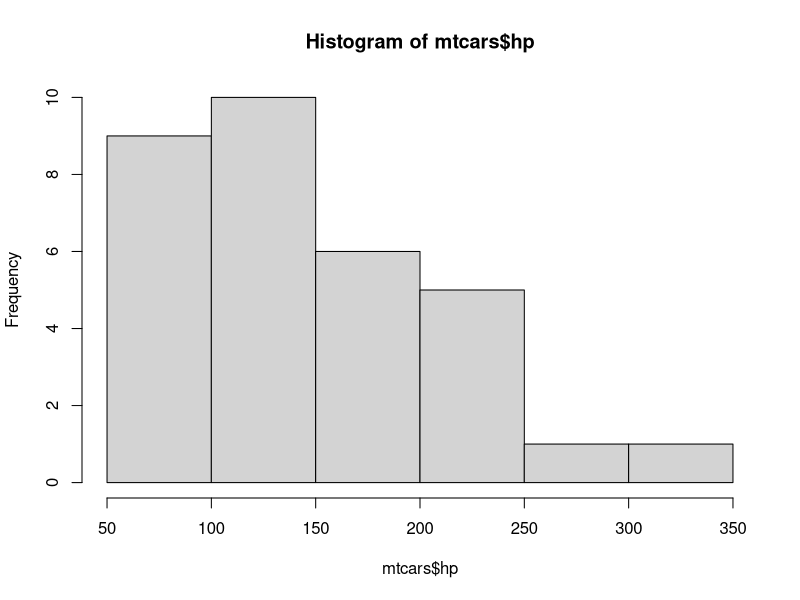
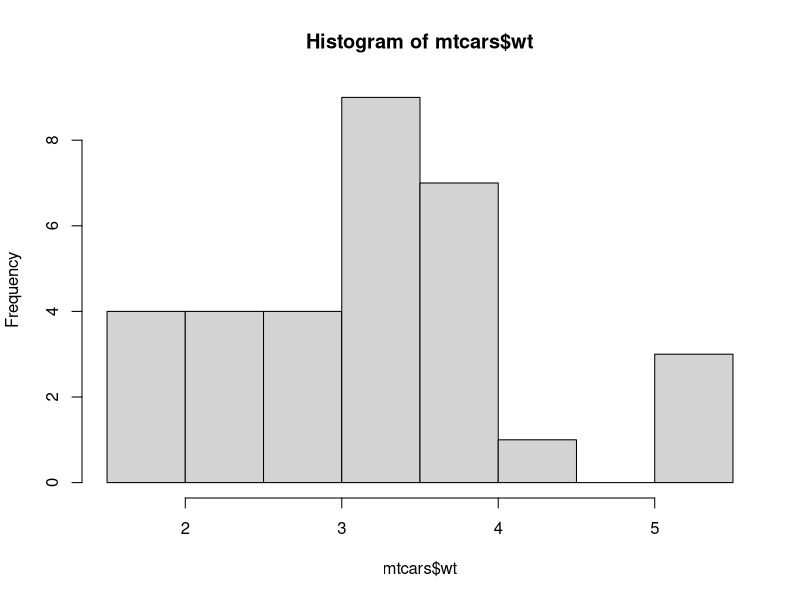
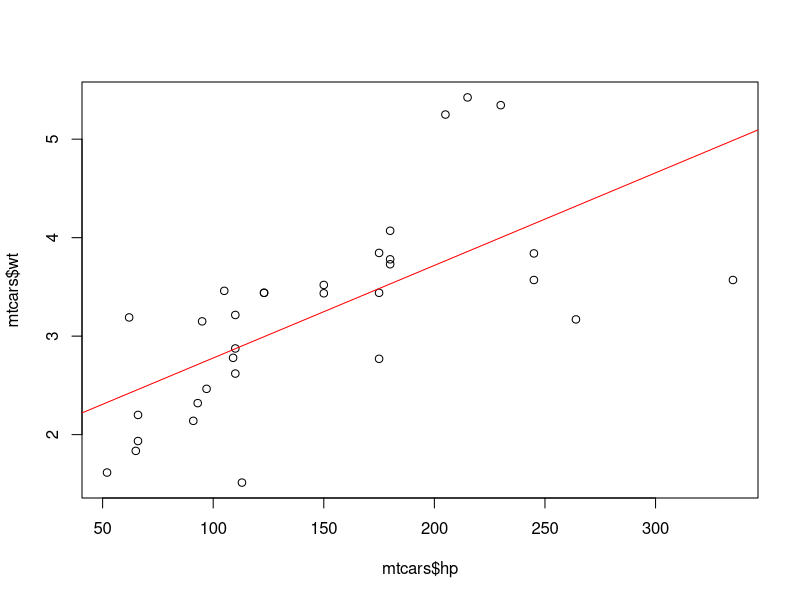

Write the R code that produced these figures, in order.
## ---- chunk 1
summary(mtcars$hp)
hist(mtcars$hp)
## ---- chunk 2
summary(mtcars$wt)
hist(mtcars$wt)
## ---- chunk 3
knitr::kable(table(mtcars$gear, mtcars$am))
## ---- chunk 4
x <- mtcars$hp
sqrt(sum((x - mean(x)) ^ 2) / (length(x) - 1))
sd(x)
## ---- chunk 5
plot(mtcars$hp, mtcars$wt)
abline(lm(wt ~ hp, mtcars), col = 'red')
